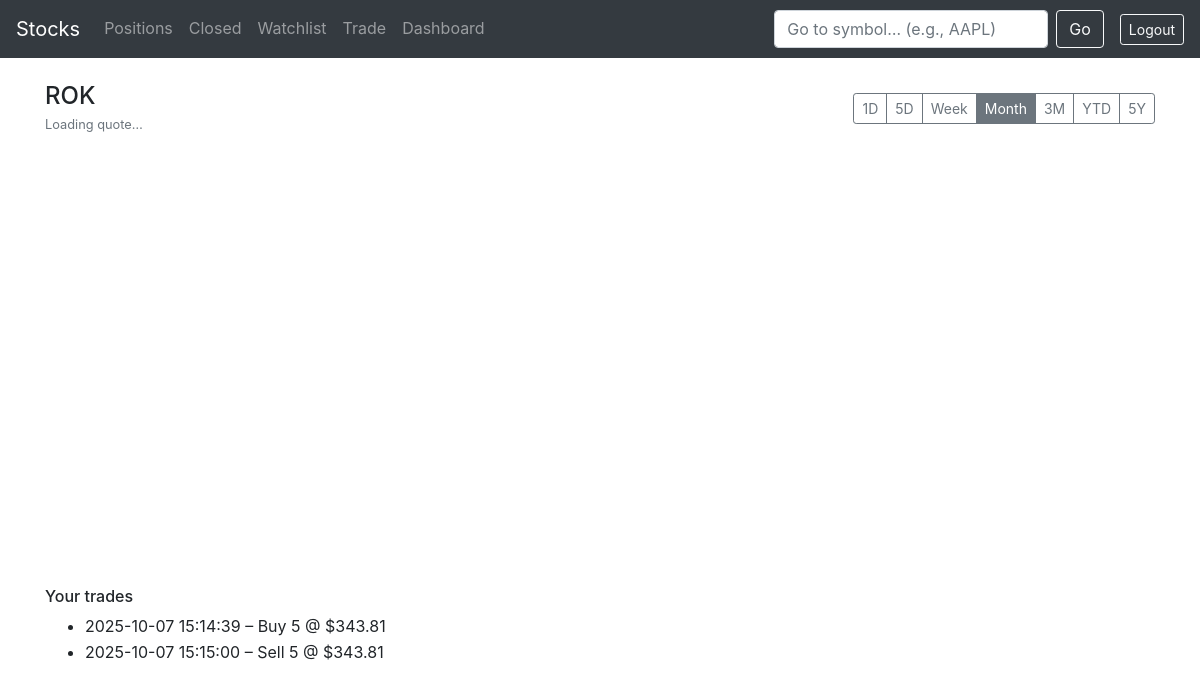
Page /symbol/ROK (signed in) on the committed database.
### tables this page shows
CREATE TABLE transactions(
    id INTEGER PRIMARY KEY AUTOINCREMENT,
    user_id INTEGER NOT NULL,
    symbol TEXT NOT NULL,
    shares INTEGER NOT NULL,
    price NUMERIC NOT NULL,
    fees NUMERIC NOT NULL DEFAULT 0,
    executed_at DATETIME NOT NULL DEFAULT CURRENT_TIMESTAMP,
    note TEXT,
    FOREIGN KEY (user_id) REFERENCES users(id)
);

### app.py (the view)
@app.route("/symbol/<symbol>")
@login_required
def symbol(symbol):
    user_id = session["user_id"]
    symbol = symbol.upper().strip()
    trades = db.execute(
        "SELECT shares, price, executed_at FROM transactions WHERE user_id = ? AND symbol = ? ORDER BY executed_at ASC", user_id, symbol
    )
    markers = []
    for t in trades:
        is_buy = t["shares"] > 0
        markers.append({
            "time": str(t["executed_at"])[:10],
            "position": "belowBar" if is_buy else "aboveBar",
            "color": "#2ecc71" if is_buy else "#e74c3c",
            "shape": "arrowUp" if is_buy else "arrowDown",
            "text": f"{'Buy' if is_buy else 'Sell'} {abs(t['shares'])} @ ${t['price']:,.2f}"
        })
    return render_template("symbol.html", symbol=symbol, markers=markers, trades=trades)

### app.py (called while the page is built)
@app.after_request
def after_request(response):
    response.headers["Cache-Control"] = "no-cache, no-store, must-revalidate"
    response.headers["Expires"] = 0
    response.headers["Pragma"] = "no-cache"
    return response

### helpers.py (called while the page is built)
def login_required(f):
    @wraps(f)
    def decorated_function(*args, **kwargs):
        if session.get("user_id") is None:
            return redirect("/login")
        return f(*args, **kwargs)
    return decorated_function

def usd(value):
    return f"${value:,.2f}"

### templates/symbol.html (shortened to what this page needs)
{% extends "layout.html" %}
{% block main %}
<div class="d-flex align-items-center justify-content-between mb-2">
  <div>
    <h4 class="mb-1">{{ symbol }}</h4>
    <div id="quoteBox" class="small text-muted">Loading quote…</div>
  </div>
  <div id="rangeBar" class="btn-group btn-group-sm" role="group" aria-label="Ranges">
    <button type="button" class="btn btn-outline-secondary" data-range="1D">1D</button>
    <button type="button" class="btn btn-outline-secondary" data-range="5D">5D</button>
    <button type="button" class="btn btn-outline-secondary" data-range="Week">Week</button>
    <button type="button" class="btn btn-outline-secondary active" data-range="Month">Month</button>
    <button type="button" class="btn btn-outline-secondary" data-range="3M">3M</button>
    <button type="button" class="btn btn-outline-secondary" data-range="YTD">YTD</button>
    <button type="button" class="btn btn-outline-secondary" data-range="5Y">5Y</button>
  </div>
</div>
<div class="position-relative">
  <div id="chart"
       data-symbol="{{ symbol }}"
       data-markers='{{ markers | tojson }}'
       style="height:420px; width:100%;"></div>
</div>
<h6 class="mt-4">Your trades</h6>
<ul class="mb-0">
  {% for t in trades %}
    <li>
      {{ t.executed_at }} – {% if t.shares > 0 %}Buy{% else %}Sell{% endif %}
      {{ t.shares | abs }} @ {{ t.price | usd }}
    </li>
  {% endfor %}
</ul>
{% endblock %}

### static/styles.css (style rules this page uses)
body { line-height:1.6; }

### rows in the picture
transactions: executed_at "2025-10-07 15:14:39", shows "Buy", shares|abs "5", price "$343.81"
transactions: executed_at "2025-10-07 15:15:00", shows "Sell", shares|abs "5", price "$343.81"

### other values in the picture
{{ symbol }} "ROK"
